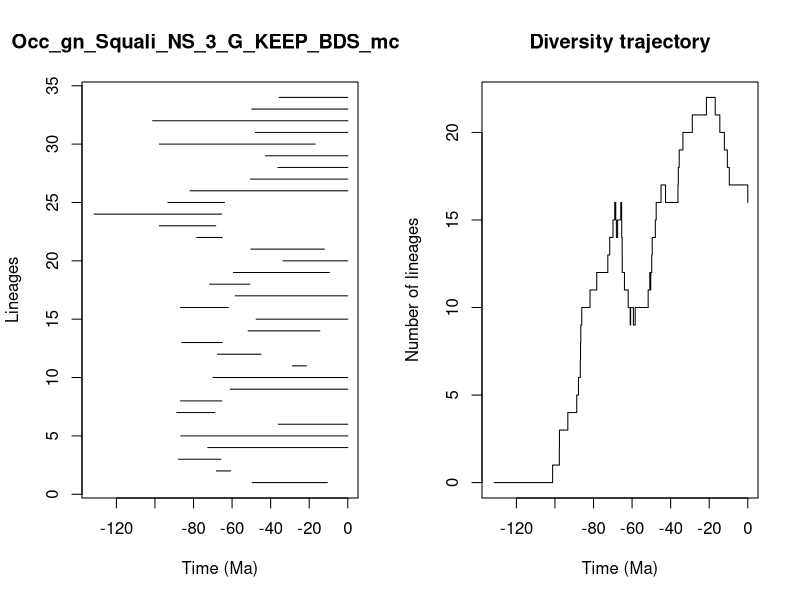

Reproduce this figure in R.


pdf(file='../Results/Genus_NS/5_MA_bins_EP_FT/pyrate_mcmc_logs/Occ_gn_Squali_NS_3_G_KEEP_BDS_mcmc_LTT.pdf',width=0.6*20, height=0.6*10)
title = "Occ_gn_Squali_NS_3_G_KEEP_BDS_mcmc"
ts=c(49.554539686242286, 68.13899877156221,87.80935735676223,72.58238598493539,86.59465502645737,36.029016844042,88.69937973001304,86.73845195879042,60.994981544955365,69.89880020335215,28.768445121885264,67.49967281506562,86.08823399210137,51.660294998034395,47.49994883861446,86.84985778393091,58.38982712752809,71.5921836143701,59.321275514750084,33.63706314076326,50.3063670166166,78.33225597781463,97.66324802469728,131.53280017556338,93.32371001962592,81.81418173105556,50.41751604939235,36.219645639989636,42.649343327282715,97.72934470751824,47.94469496247885,101.21171957577498,49.80826228513274,35.56521130300901)
te=c(10.597681875002909, 60.74573607142584,65.86561187068156,0.0,0.0,0.0,68.99805528266975,65.36043231021223,0.0,0.0,21.458256113395237,44.98982830978406,65.144593534782,14.495363566774273,0.0,62.01990356034173,0.0,50.82293545237866,9.573469957066658,0.0,12.15341725224535,65.09618973132756,68.46553361209772,65.41236182228388,63.96327422953391,0.0,0.0,0.0,0.0,16.88467726774009,0.0,0.0,0.0,0.0)
div_traj=c(0, 1,2,3,4,5,6,7,8,9,10,11,12,13,14,15,16,15,14,15,16,15,14,13,12,11,10,9,10,9,10,11,12,11,12,13,14,15,16,17,16,17,18,19,20,21,22,21,20,19,18,17,16)
time_events=c(131.53280017556338, 101.21171957577498,97.72934470751824,97.66324802469728,93.32371001962592,88.69937973001304,87.80935735676223,86.84985778393091,86.73845195879042,86.59465502645737,86.08823399210137,81.81418173105556,78.33225597781463,72.58238598493539,71.5921836143701,69.89880020335215,68.99805528266975,68.46553361209772,68.13899877156221,67.49967281506562,65.86561187068156,65.41236182228388,65.36043231021223,65.144593534782,65.09618973132756,63.96327422953391,62.01990356034173,60.994981544955365,60.74573607142584,59.321275514750084,58.38982712752809,51.660294998034395,50.82293545237866,50.41751604939235,50.3063670166166,49.80826228513274,49.554539686242286,47.94469496247885,47.49994883861446,44.98982830978406,42.649343327282715,36.219645639989636,36.029016844042,35.56521130300901,33.63706314076326,28.768445121885264,21.458256113395237,16.88467726774009,14.495363566774273,12.15341725224535,10.597681875002909,9.573469957066658,0.0)
                par(mfrow=c(1,2))
                L = length(ts)
                plot(ts, 1:L , xlim=c(-max(ts)-1,0), pch=20, type="n", main=title,xlab="Time (Ma)",ylab="Lineages")
                for (i in 1:L){segments(x0=-te[i],y0=i,x1=-ts[i],y1=i)}    
                t = -time_events
                plot(div_traj ~ t,type="s", main = "Diversity trajectory",xlab="Time (Ma)",ylab="Number of lineages",xlim=c(-max(ts)-1,0))
                abline(v=c(65,200,251,367,445),lty=2,col="gray")
                
